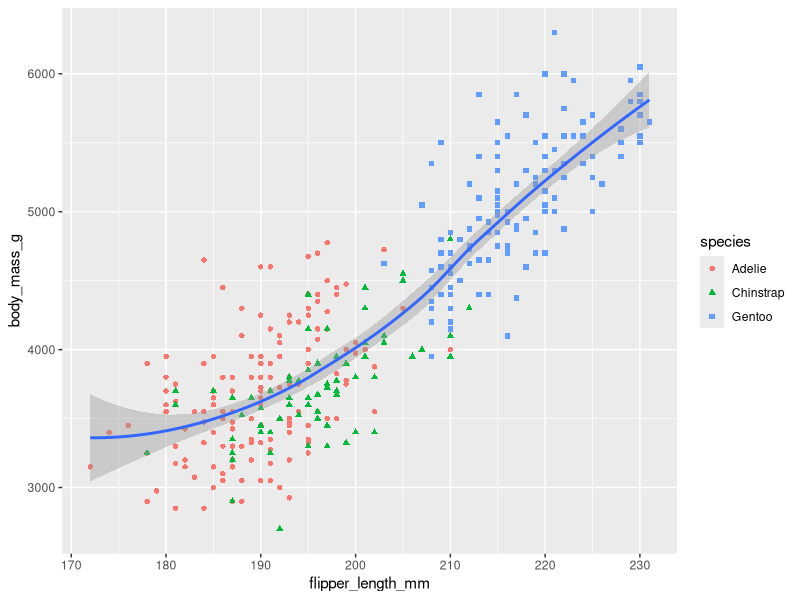

Here is the R script that generated this plot:
library("ggplot2")
library("palmerpenguins")

ggplot(data=penguins)+
  geom_point(mapping=aes(x=flipper_length_mm, y=body_mass_g, color=species, shape=species))+
  geom_smooth(mapping=aes(x=flipper_length_mm, y=body_mass_g))
